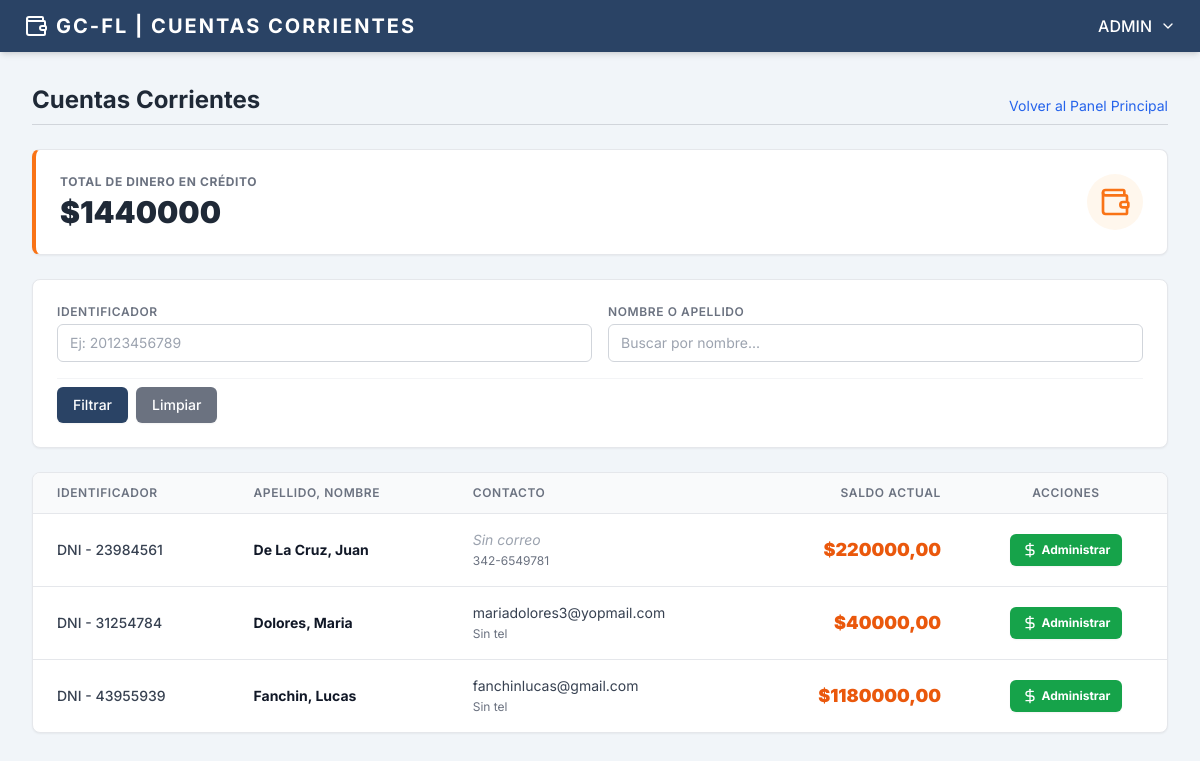
The app's page /clientes/cuentas-corrientes/ (signed in), older data.
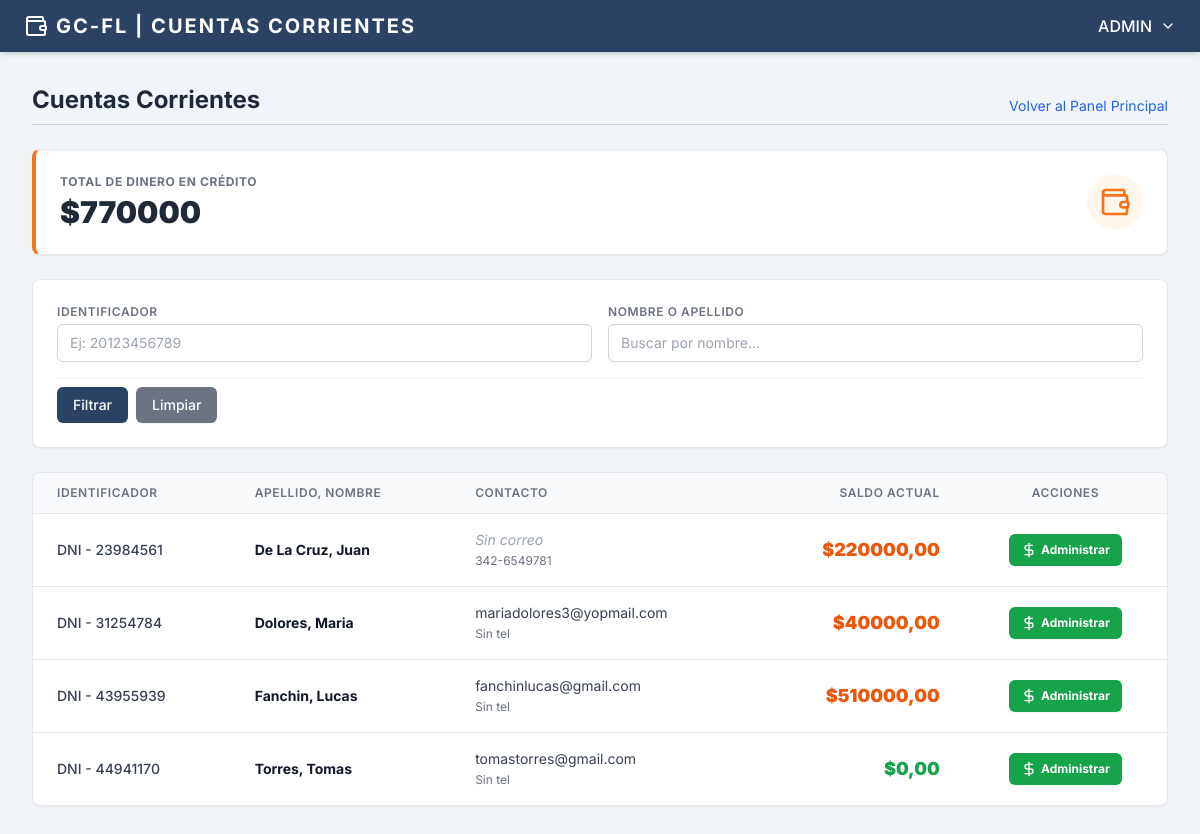
The same page, newer data.
### clientes/models.py (models this page shows, shortened)
class Cliente(models.Model):
    TIPO_DOCUMENTO_CHOICES = [
        ('DNI', 'DNI'),
        ('CUIL', 'CUIL'),
        ('CUIT', 'CUIT'),
        ('PASAPORTE', 'PASAPORTE'),
    ]
    nombre = models.CharField(max_length=100)
    apellido = models.CharField(max_length=100)
    tipo_documento = models.CharField(max_length=20, choices=TIPO_DOCUMENTO_CHOICES, default='DNI')
    numero_documento = models.CharField(max_length=50, unique=True)
    provincia = models.CharField(max_length=100)
    localidad = models.CharField(max_length=100)
    direccion = models.CharField(max_length=200)
    barrio = models.CharField(max_length=100, blank=True, null=True)
    codigo_postal = models.CharField(max_length=20)
    telefono = models.CharField(max_length=50, blank=True, null=True)
    email = models.EmailField(blank=True, null=True)
    fecha_registro = models.DateTimeField(auto_now_add=True)
    saldo_cuenta_corriente = models.DecimalField(max_digits=10, decimal_places=2, default=Decimal('0.00'), blank=True, null=True)
    class Meta:
        db_table = 'clientes'
        verbose_name = 'Cliente'
        verbose_name_plural = 'Clientes'
        ordering = ['nombre', 'apellido'] # Ordena por nombre

### clientes/views.py (the view)
# urls.py: path('cuentas-corrientes/', views.cuenta_corriente_list, name='cuenta_corriente_list'),
@login_required
def cuenta_corriente_list(request):
    total_credito = Cliente.objects.filter(saldo_cuenta_corriente__gt=0).aggregate(total=Sum('saldo_cuenta_corriente')) ['total'] or 0
    clientes = Cliente.objects.all().order_by('apellido')
    documento_q = request.GET.get('documento')
    nombre_q = request.GET.get('nombre')
    if documento_q:
        clientes = clientes.filter(numero_documento__icontains=documento_q)
    if nombre_q:
        clientes = clientes.filter(Q(nombre__icontains=nombre_q) | Q(apellido__icontains=nombre_q))
    paginator = Paginator(clientes, 15)
    page_obj = paginator.get_page(request.GET.get('page'))
    return render(request, 'clientes/cuenta_corriente_list.html', {
        'page_obj': page_obj,
        'total_credito': total_credito
    })

### clientes/templates/clientes/cuenta_corriente_list.html (shortened to what the changed rows need)
{% extends 'core/base.html' %}
{% block content %}
    <div class="mb-6 border-b border-gray-300 pb-2 flex justify-between items-end">
        <h1 class="text-2xl font-bold text-gray-800">Cuentas Corrientes</h1>
    </div>
    <div class="bg-white rounded-lg shadow-sm border border-gray-200 p-6 mb-6 flex justify-between items-center border-l-4 border-l-orange-500">
        <div>
            <p class="text-xs font-bold text-gray-500 uppercase tracking-wider">Total de Dinero en crédito</p>
            <p class="text-3xl font-black text-gray-800 mt-1">${{ total_credito }}</p>
        </div>
    </div>
    <div class="bg-white rounded-lg shadow-sm border border-gray-200 overflow-hidden">
        <div class="table-container">
            <table class="w-full text-left border-collapse">
                <thead>
                    <tr class="bg-gray-50 border-b border-gray-200">
                        <th class="py-3 px-6 text-xs font-semibold text-gray-500 uppercase tracking-wider">Identificador</th>
                        <th class="py-3 px-6 text-xs font-semibold text-gray-500 uppercase tracking-wider">Apellido, Nombre</th>
                        <th class="py-3 px-6 text-xs font-semibold text-gray-500 uppercase tracking-wider hidden md:table-cell">Contacto</th>
                        <th class="py-3 px-6 text-xs font-semibold text-gray-500 uppercase tracking-wider text-right">Saldo Actual</th>
                        <th class="py-3 px-6 text-xs font-semibold text-gray-500 uppercase tracking-wider text-center">Acciones</th>
                    </tr>
                </thead>
                <tbody class="text-sm text-gray-700 divide-y divide-gray-200">
                    {% for cliente in page_obj %}
                    <tr class="hover:bg-gray-50 transition-colors">
                        <td class="py-4 px-6 font-medium">{{ cliente.tipo_documento|default:"DNI" }} - {{ cliente.numero_documento|default:"-" }}</td>
                        <td class="py-4 px-6 font-bold text-gray-900">{{ cliente.apellido }}, {{ cliente.nombre |default:"" }}</td>
                        <td class="py-4 px-6 hidden md:table-cell">
                            <span class="block">{% if cliente.email %}{{ cliente.email }}{% else %}<span class="text-gray-400 italic">Sin correo</span>{% endif %}</span>
                            <span class="text-xs text-gray-500">{% if cliente.telefono %}{{ cliente.telefono }}{% else %}Sin tel{% endif %}</span>
                        </td>
                        <td class="py-4 px-6 text-right">
                            <span class="font-black text-lg {% if cliente.saldo_cuenta_corriente > 0 %}text-orange-600{% else %}text-green-600{% endif %}">
                                ${{ cliente.saldo_cuenta_corriente }}
                            </span>
                        </td>
                        <td class="py-4 px-6 text-center">
                            <a href="{% url 'clientes:cuenta_corriente_detalle' cliente.pk %}" class="inline-flex items-center bg-green-600 text-white px-3 py-2 rounded-md hover:bg-green-700 transition-colors text-xs font-bold shadow-sm">
                                <i data-lucide="dollar-sign" class="w-4 h-4 mr-1"></i> Administrar
                            </a>
                        </td>
                    </tr>
                    {% empty %}
                    <tr>
                        <td colspan="5" class="py-8 text-center text-gray-500">No se encontraron clientes con deudas.</td>
                    </tr>
                    {% endfor %}
                </tbody>
            </table>
        </div>
    </div>
{% endblock content %}

Row changes from the older to the newer data that the page shows:
changed Cliente "Fanchin": saldo_cuenta_corriente "1180000,00" → "510000,00"
added Cliente: tipo_documento "DNI", numero_documento "44941170", apellido "Torres", nombre "Tomas", email "tomastorres@gmail.com", shows "Sin tel", saldo_cuenta_corriente "0,00"
Text that changed along with them:
{{ total_credito }}: "1440000" → "770000"
